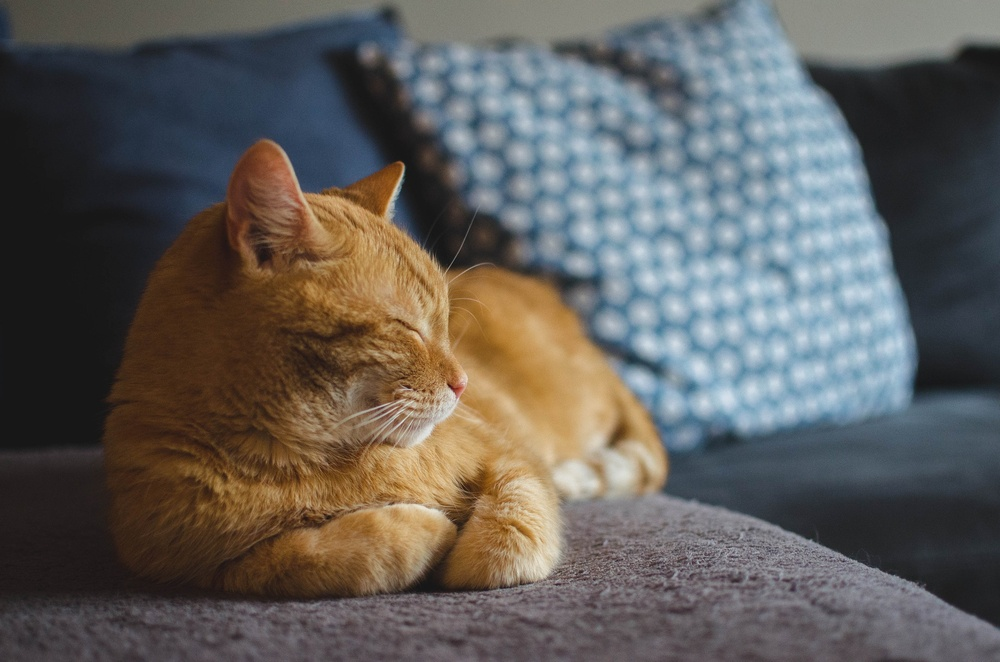
#> input picture Computer-Vision/opencv-course/images/cat.jpg, 1000 x 662 px, shrunk from 1920 x 1271 before the run
$ python basic.py
#> lines starting #> are read from the running program, lines starting #| are printed output that depends on the picture; after the words box and inside, x2 and y2 are one past the last pixel; in counts of white or black regions, pixels touching at a corner belong together
import cv2 as cv

if __name__ == '__main__':
    img = cv.imread('images/cat.jpg')
#> img is the input picture: shape (662, 1000, 3); mean B, G, R 90.7, 94.1, 97
    cv.imshow('Cat', img)

    # Converting to Grayscale
    gray = cv.cvtColor(img, cv.COLOR_BGR2GRAY)
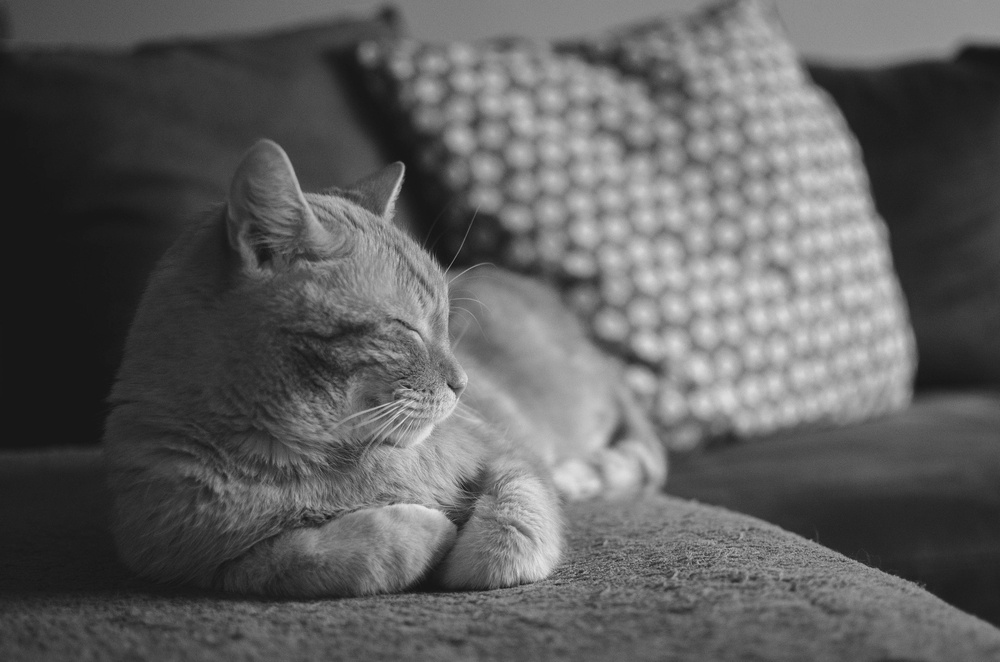
#> gray: shape (662, 1000); min 15, max 231, mean 94.6
    # cv.imshow('Gray', gray)

    # Blur
    blur = cv.GaussianBlur(img, (3, 3), cv.BORDER_DEFAULT)
    # cv.imshow('Blur', blur)

    # Edge Cascade
    canny = cv.Canny(blur, 125, 175)
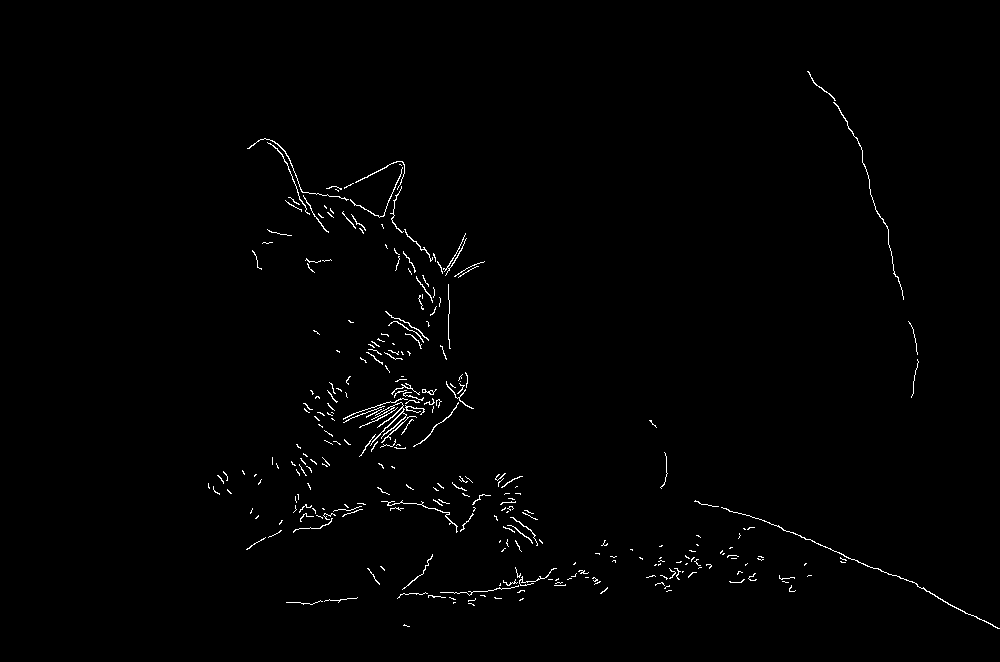
#> canny: shape (662, 1000); 0.94% white in thin lines or dots, all inside (x1, y1, x2, y2) = (208, 71, 1000, 629)
    cv.imshow('Canny', canny)

    cv.waitKey(0)

$ run again, with Computer-Vision/opencv-course/images/grouppeople.jpeg copied over Computer-Vision/opencv-course/images/cat.jpg
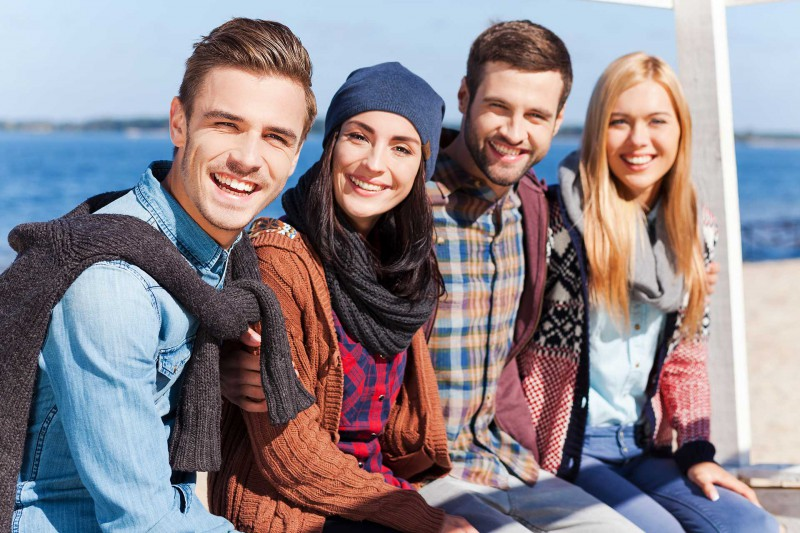
#> input picture Computer-Vision/opencv-course/images/grouppeople.jpeg, 800 x 533 px
#> img is the input picture: shape (533, 800, 3); mean B, G, R 139.7, 132.6, 141.4
#> `gray = cv.cvtColor(img, cv.COLOR_BGR2GRAY)`:
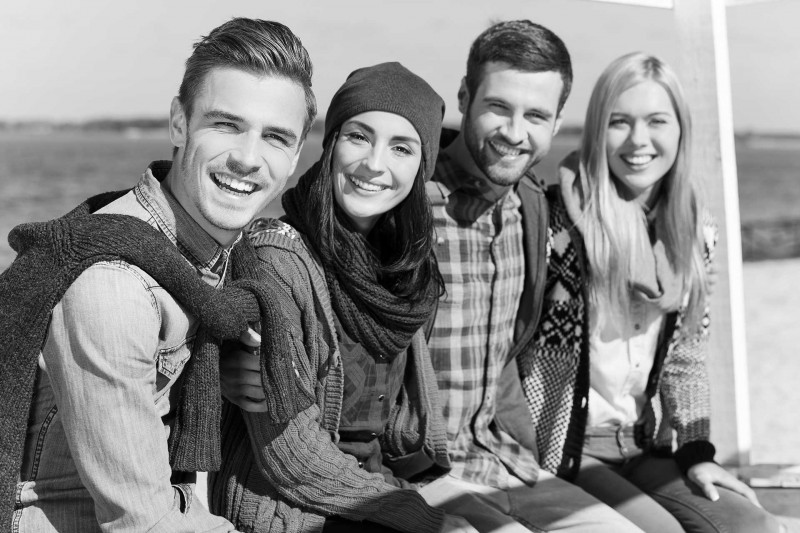
#> gray: shape (533, 800); min 0, max 255, mean 136
#> `canny = cv.Canny(blur, 125, 175)`:
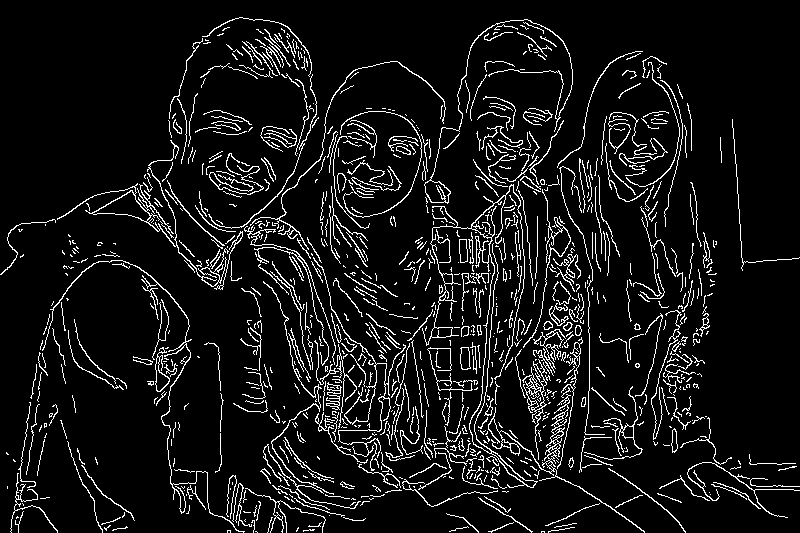
#> canny: shape (533, 800); 8.2% white in thin lines or dots
